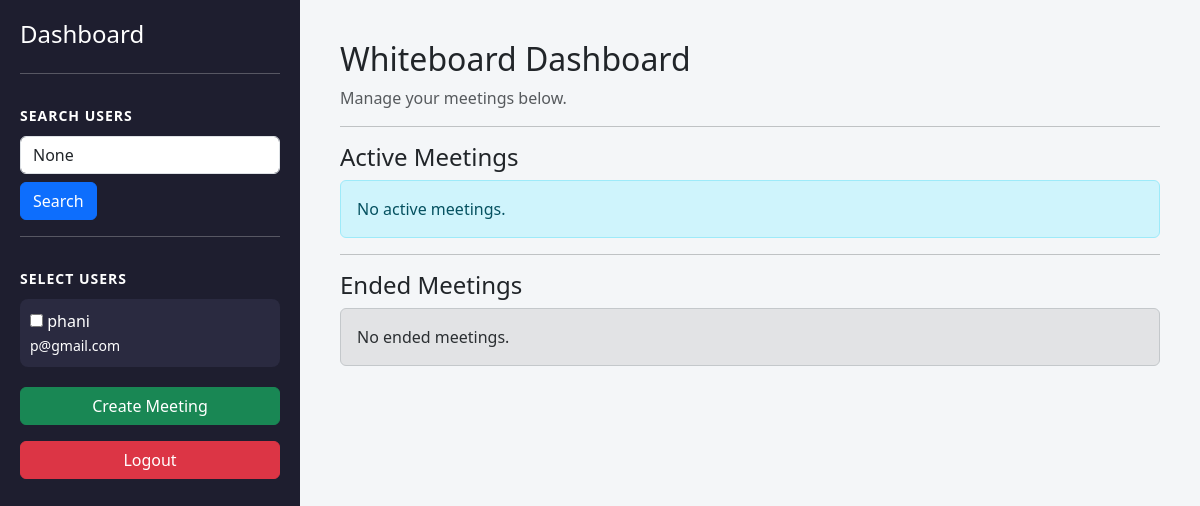
The app's page /home/ (signed in), older data.
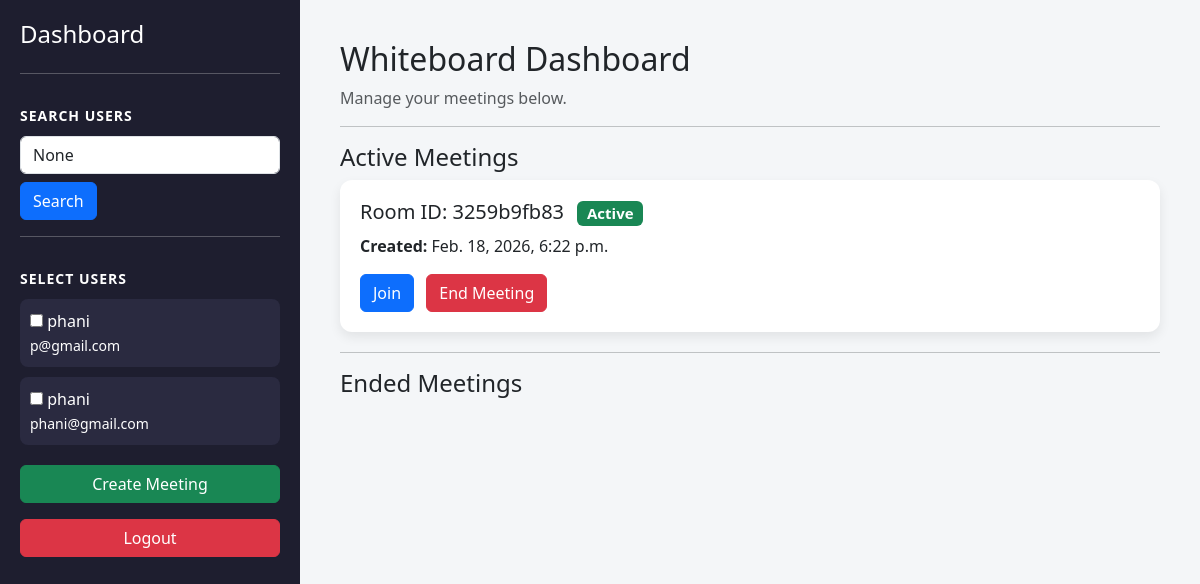
The same page, newer data.
### boardapp/models.py (models this page shows, shortened)
class Customer(models.Model):
    name = models.CharField(max_length=20)
    email = models.EmailField(unique=True)
    password = models.CharField(max_length=100)  # Increased for future hashing
    number = models.BigIntegerField()

class Meeting(models.Model):
    room_name = models.CharField(max_length=100, unique=True)
    created_by = models.ForeignKey(Customer, on_delete=models.CASCADE)
    participants = models.ManyToManyField(Customer, related_name="meetings")
    created_at = models.DateTimeField(auto_now_add=True)
    ended_at = models.DateTimeField(null=True, blank=True)
    is_active = models.BooleanField(default=True)

### boardapp/views.py (the view)
# urls.py: path('home/', views.home, name="home"),
def home(request):
    if "email" not in request.session:
        return redirect("login")
    current_user = Customer.objects.get(email=request.session["email"])
    query = request.GET.get("search")
    if query:
        users = Customer.objects.filter(
            email__icontains=query
        ).exclude(email=current_user.email)
    else:
        users = Customer.objects.exclude(email=current_user.email)
    my_meetings = Meeting.objects.filter(
        participants=current_user
    ).distinct()
    return render(request, "home.html", {
        "users": users,
        "my_meetings": my_meetings,
        "query": query,
        "current_user": current_user
    })

### boardapp/templates/home.html (shortened to what this page needs)
<!DOCTYPE html>
<html>
<head>
    <link href="https://cdn.jsdelivr.net/npm/bootstrap@5.3.2/dist/css/bootstrap.min.css" rel="stylesheet">
</head>
<body>
<div class="container-fluid">
<div class="row">
<div class="col-md-3 sidebar">
<h4>Dashboard</h4>
<hr>
<div class="section-title">Search Users</div>
<form method="GET">
<input type="text" class="form-control" name="search"
       placeholder="Search by email" value="{{ query }}">
<button type="submit" class="btn btn-primary mt-2">Search</button>
</form>
<hr>
<div class="section-title">Select Users</div>
<form method="POST" action="{% url 'create_meeting' %}">
<div class="user-list">
{% for user in users %}
<div class="user-card">
<input type="checkbox" name="selected_users" value="{{ user.id }}">
{{ user.name }}<br>
<small>{{ user.email }}</small>
</div>
{% empty %}
<p>No users available</p>
{% endfor %}
</div>
<button type="submit" class="btn btn-success meeting-btn">
Create Meeting
</button>
</form>
<a href="{% url 'login' %}" class="btn btn-danger logout-btn mt-3">
Logout
</a>
</div>
<div class="col-md-9 main-content">
<h2>Whiteboard Dashboard</h2>
<p class="text-muted">Manage your meetings below.</p>
<hr>
<h4>Active Meetings</h4>
{% for meeting in my_meetings %}
    {% if meeting.is_active %}
    <div class="meeting-card">
        <h5>
            Room ID: {{ meeting.room_name }}
            <span class="badge badge-active text-white ms-2">Active</span>
        </h5>
        <p><strong>Created:</strong> {{ meeting.created_at }}</p>
        <a href="{% url 'meeting_room' meeting.room_name %}"
           class="btn btn-primary me-2">
            Join
        </a>
        {% if meeting.created_by == current_user %}
        <a href="{% url 'delete_meeting' meeting.room_name %}"
           class="btn btn-danger"
           onclick="return confirm('End this meeting?');">
            End Meeting
        </a>
        {% endif %}
    </div>
    {% endif %}
{% empty %}
    <div class="alert alert-info">
        No active meetings.
    </div>
{% endfor %}
<hr>
<h4>Ended Meetings</h4>
{% for meeting in my_meetings %}
    {% if not meeting.is_active %}
    <div class="meeting-card">
        <h5>
            Room ID: {{ meeting.room_name }}
            <span class="badge badge-ended text-white ms-2">Ended</span>
        </h5>
        <p><strong>Created:</strong> {{ meeting.created_at }}</p>
        <p><strong>Ended:</strong> {{ meeting.ended_at }}</p>
    </div>
    {% endif %}
{% empty %}
    <div class="alert alert-secondary">
        No ended meetings.
    </div>
{% endfor %}
</div>
</div>
</div>
</body>
</html>

### boardapp/templates/home.html (style rules this page uses)
body { margin: 0; background-color: #f4f6f8; }
.sidebar { height: 100vh; background: #1e1e2f; color: white; padding: 20px; display: flex; flex-direction: column; }
.section-title { font-size: 14px; font-weight: bold; margin-top: 15px; margin-bottom: 10px; text-transform: uppercase; letter-spacing: 1px; }
.user-list { max-height: 300px; overflow-y: auto; }
.user-card { background: #2a2a40; padding: 10px; border-radius: 8px; margin-bottom: 10px; transition: 0.3s; }
.meeting-card { background: white; padding: 20px; border-radius: 12px; margin-bottom: 20px; box-shadow: 0 5px 12px rgba(0,0,0,0.08); }
.main-content { padding: 40px; height: 100vh; overflow-y: auto; }
.meeting-btn { width: 100%; margin-top: 10px; }
.logout-btn { margin-top: auto; }
.badge-active { background-color: #198754; }

Row changes from the older to the newer data that the page shows:
added Customer: name "phani", email "phani@gmail.com"
added Meeting: room_name "3259b9fb83", created_at "Feb. 18, 2026, 6:22 p.m.", shows "End Meeting"
Text that changed along with them:
text no longer shown: "No active meetings. No ended meetings."
